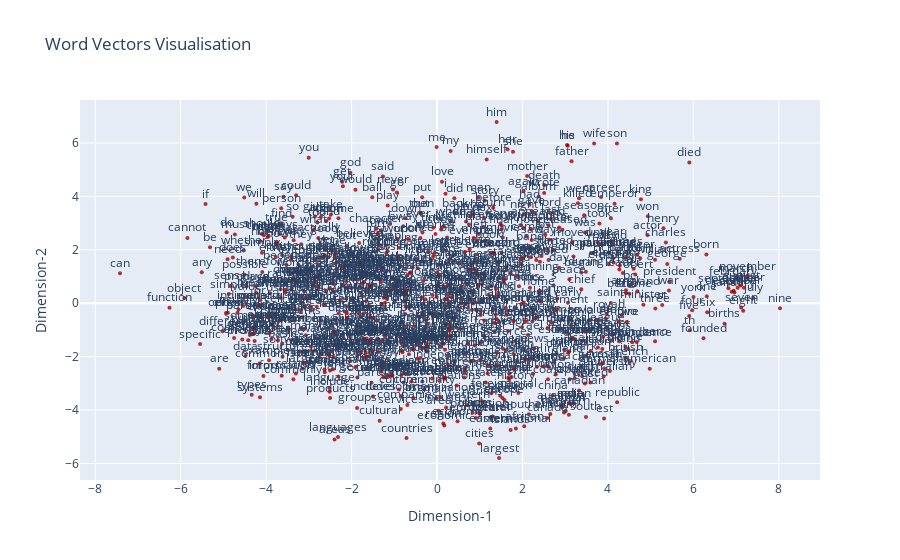

Here is the notebook cell this chart was saved with:
### Code cell
scatter = go.Scatter(
    x=df['X'], 
    y=df['y'], 
    mode='markers+text', 
    text=df['label'], 
    textposition='top center', 
    marker=dict(size=4, color='rgba(157,0,0,0.8)')
)

layout = go.Layout(
    title='Word Vectors Visualisation',
    xaxis=dict(title='Dimension-1'),
    yaxis=dict(title='Dimension-2'),
    hovermode='closest'
)

fig = go.Figure(data=[scatter], layout=layout)

pio.show(fig)

### Figure 1 — Plotly figure (JSON) as saved in the notebook; plotly's stock layout.template omitted (floating-point values rounded to 4 significant figures; data arrays with more than 128 entries replaced by an {"elided": "..."} marker saying what was removed)
{"data": [{"marker": {"color": "rgba(157,0,0,0.8)", "size": 4}, "mode": "markers+text", "text": {"elided": "871 str values"}, "textposition": "top center", "type": "scatter", "x": {"elided": "871 float values"}, "y": {"elided": "871 float values"}}], "layout": {"hovermode": "closest", "title": {"text": "Word Vectors Visualisation"}, "xaxis": {"title": {"text": "Dimension-1"}}, "yaxis": {"title": {"text": "Dimension-2"}}}}
